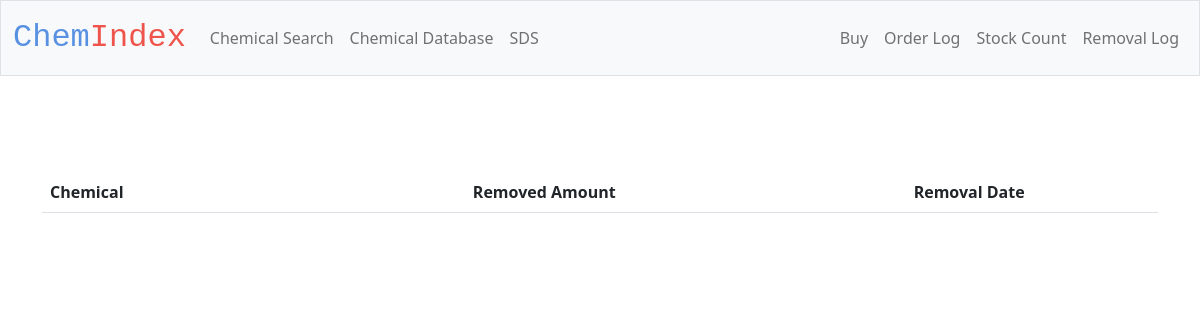
/removal_data, run on an earlier commit of the app's database.
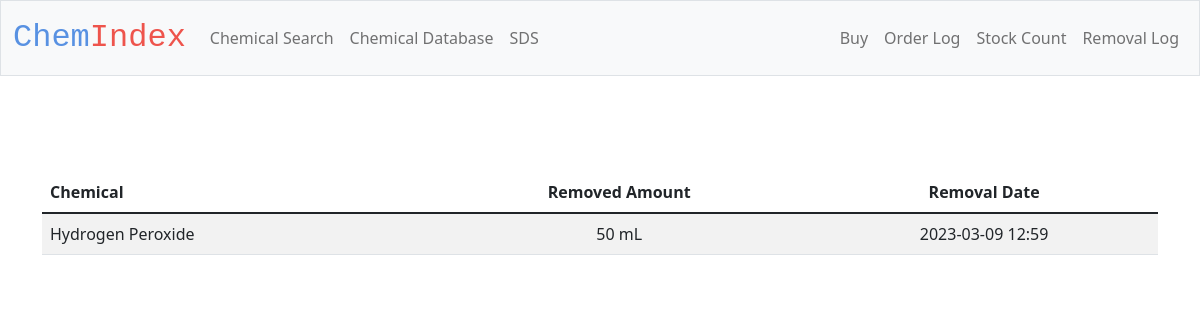
And on a later commit of the database.
### tables this page shows
CREATE TABLE orders (
    chemical TEXT NOT NULL,
    amount INTEGER NOT NULL,
    unit INTEGER NOT NULL, 
    time DATETIME NOT NULL,
    user TEXT, 
    priority INTEGER NOT NULL, purchase_time DATETIME);

### app.py (the view)
@app.route("/removal_data")
def removal_data():
    with sqlite3.connect(db_path) as db:
        data = db.execute("SELECT * FROM orders WHERE amount < 0 ORDER BY time DESC")
        return render_template("stock_removal.html", orders = data)

### templates/stock_removal.html (shortened to what this page needs)
{% extends "layout.html" %}
{% block main %}
<main class="container py-5">
    <table class="table table-striped" id ="purchase_table" name="purchase_table">
        <thead>
            <tr>
                <th class="text-start">Chemical</th>
                <th class="text-center"> Removed Amount</th>
                <th class="text-center">Removal Date</th>
            </tr>
        </thead>
       <tbody>
        {% for row in orders %}
                <tr>
                    <form action="/purchase" method="post">
                    <td class="text-start"> {{row[0]}}</td>
                    <td class="text-center">{{row[1] * -1}} {{row[2]}}</td>
                    <td class="text-center">{{row[3]}}</td>
                </tr>
        {% endfor %}
        </tbody>
    </table>
        </main>
{% endblock %}

What changed in the data, as far as the page shows it:
now on this page (row edited): orders: chemical "Hydrogen Peroxide", amount "50", unit "mL", time "2023-03-09 12:59"
